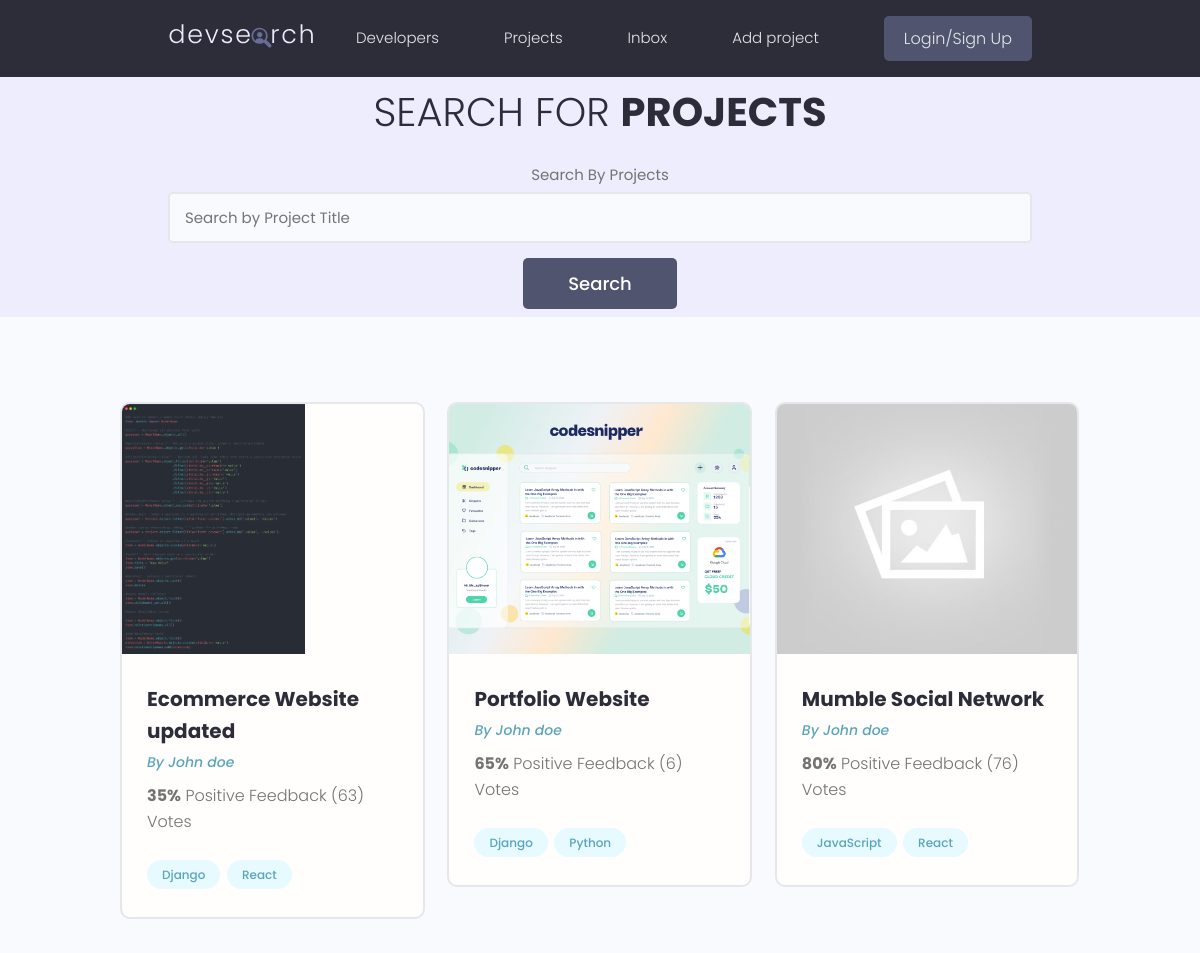
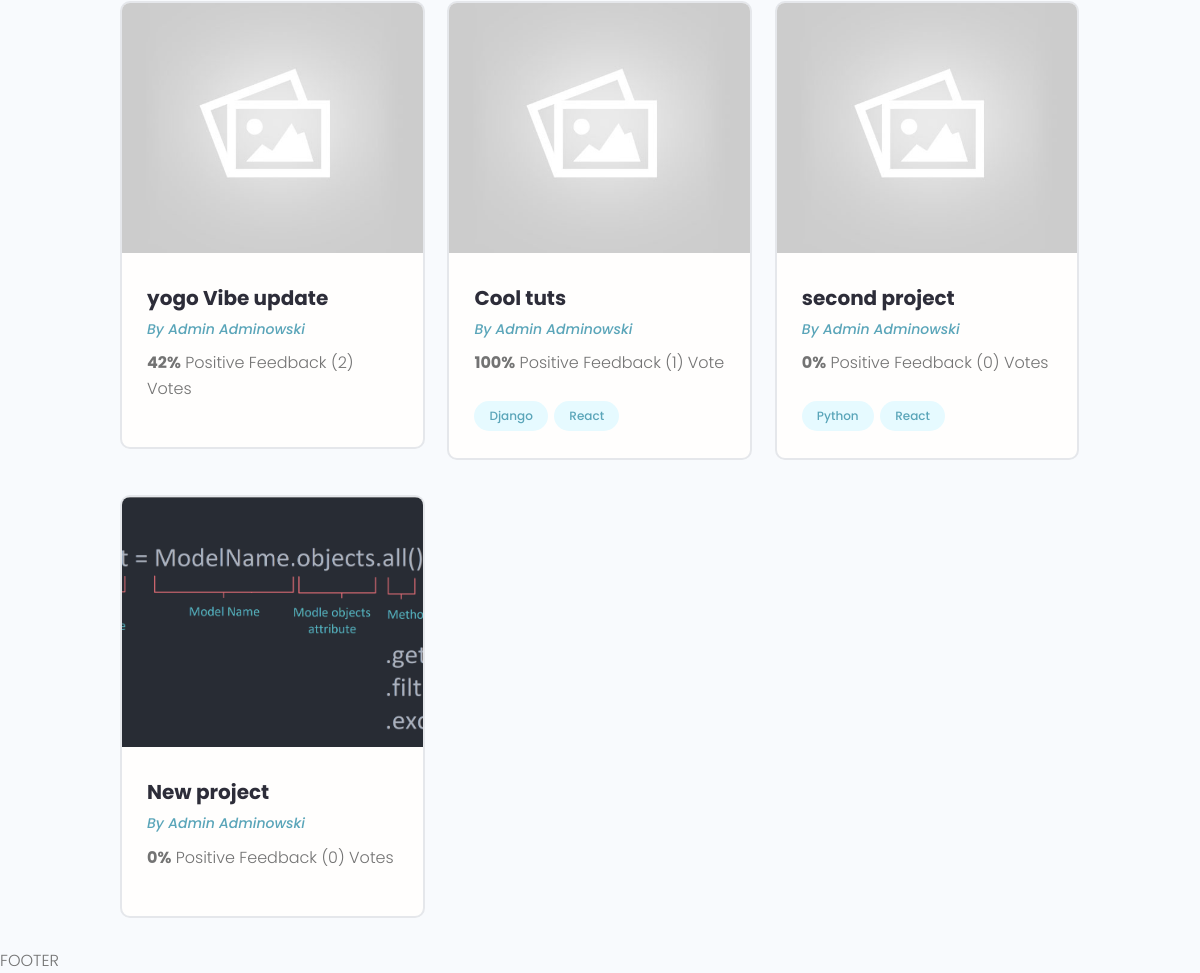
/projects/, run on the app's committed database (2 pictures, top to bottom).
### projects/models.py (models this page shows, shortened)
class Project(models.Model):
    owner = models.ForeignKey(Profile, on_delete=models.SET_NULL, null=True, blank=True)
    title = models.CharField(max_length=200)
    description = models.TextField(null=True, blank=True)
    featured_image = models.ImageField(null=True, blank=True, default='default.jpg')
    demo_link = models.CharField(max_length=2000, null=True, blank=True)
    source_link = models.CharField(max_length=2000, null=True, blank=True)
    tags = models.ManyToManyField('Tag', blank=True)
    vote_total = models.IntegerField(default=0, null=True, blank=True)
    vote_ratio = models.IntegerField(default=0, null=True, blank=True)
    created = models.DateTimeField(auto_now_add=True)
    id = models.UUIDField(
        default=uuid.uuid4, # encoding type
        unique=True,
        primary_key=True, # use this field as primary key
        editable=False, # cannot modify this in forms
        )

class Tag(models.Model):
    name = models.CharField(max_length=200)
    created = models.DateTimeField(auto_now_add=True)
    id = models.UUIDField(
        default=uuid.uuid4, # encoding type
        unique=True,
        primary_key=True, # use this field as primary key
        editable=False, # cannot modify this in forms
        )
    def __str__(self):
        return self.name

### users/models.py (models this page shows, shortened)
class Profile(models.Model):
    user = models.OneToOneField(
        get_user_model(), on_delete=models.CASCADE, null=True, blank=True)
    name = models.CharField(max_length=200, blank=True, null=True)
    email = models.EmailField(max_length=500, blank=True, null=True)
    username = models.CharField(max_length=200, blank=True, null=True)
    short_intro = models.CharField(max_length=200, blank=True, null=True)
    bio = models.TextField(blank=True, null=True)
    profile_image = models.ImageField(
        null=True, blank=True, upload_to='profiles/', default='profiles/user-default.png')
    social_github = models.CharField(max_length=200, blank=True, null=True)
    social_twitter = models.CharField(max_length=200, blank=True, null=True)
    social_linkedin = models.CharField(max_length=200, blank=True, null=True)
    social_youtube = models.CharField(max_length=200, blank=True, null=True)
    social_website = models.CharField(max_length=200, blank=True, null=True)
    created = models.DateTimeField(auto_now_add=True)
    id = models.UUIDField(
        default=uuid.uuid4, # encoding type
        unique=True,
        primary_key=True, # use this field as primary key
        editable=False, # cannot modify this in forms
        )

### projects/views.py (the view)
# urls.py: path('projects/', include('projects.urls')),
def projects(request):
    projectsList = Project.objects.all()
    context = {'projects': projectsList}
    return render(request, 'projects/projects.html', context)

### projects/templates/projects/projects.html (shortened to what this page needs)
{% extends 'main.html' %}
{% block content %}
<main class="projects">
    <section class="hero-section text-center">
      <div class="container container--narrow">
        <div class="hero-section__box">
          <h2>Search for <span>Projects</span></h2>
        </div>
        <div class="hero-section__search">
            <div class="form__field">
              <label for="formInput#search">Search By Projects </label>
              <input class="input input--text" id="formInput#search" type="text" name="text"
                placeholder="Search by Project Title" />
            </div>
            <input class="btn btn--sub btn--lg" type="submit" value="Search" />
        </div>
      </div>
    </section>
    <section class="projectsList">
      <div class="container">
        <div class="grid grid--three">
        {% for project in projects %}
          <div class="column">
            <div class="card project">
              <a href="{% url 'project' project.id %}" class="project">
                <img class="project__thumbnail" src="{{ project.featured_image.url }}" alt="project thumbnail" />
                <div class="card__body">
                  <h3 class="project__title">{{ project.title }}</h3>
                  <p><a class="project__author" href="{% url 'project' project.id %}">By {{ project.owner.name }}</a></p>
                  <p class="project--rating"><span style="font-weight: bold;">{{ project.vote_ratio }}%</span> Positive Feedback ({{ project.vote_total }}) Vote{{ project.vote_total|pluralize:"s" }}</p>
                  <div class="project__tags">
                    {% for tag in project.tags.all %}
                      <span class="tag tag--pill tag--main">
                        <small>{{ tag }}</small>
                      </span>
                    {% endfor %}
                  </div>
                </div>
              </a>
            </div>
          </div>
        {% endfor %}
        </div>
      </div>
    </section>
  </main>
{% endblock content %}

### templates/main.html (shortened to what this page needs)
<!DOCTYPE html>
{% load static %}
<html lang="en">
<head>
  <link rel="stylesheet" href="https://cdn.iconmonstr.com/1.3.0/css/iconmonstr-iconic-font.min.css" />
  <link rel="stylesheet" href="{% static 'uikit/styles/uikit.css' %}" />
  <link rel="stylesheet" href="{% static 'styles/app.css' %}" />
</head>
<body>
    {% include 'navbar.html' %}
    {% block content %}
    {% endblock content %}
    <p>FOOTER</p>
</body>
</html>

### templates/navbar.html (shortened to what this page needs)
{% load static %}
<header class="header">
    <div class="container container--narrow">
      <a href="{% url 'profiles' %}" class="header__logo">
        <img src="{% static 'images/logo.svg' %}" alt="DevSearch Logo" />
      </a>
      <nav class="header__nav">
        <ul class="header__menu">
          <li class="header__menuItem"><a href="{% url 'profiles' %}">Developers</a></li>
          <li class="header__menuItem"><a href="{% url 'projects' %}">Projects</a></li>
          <li class="header__menuItem"><a href="">Inbox</a></li>
          <li class="header__menuItem"><a href="{% url 'create-project' %}">Add project</a></li>
          <li class="header__menuItem"><a href="" class="btn btn--sub">Login/Sign Up</a></li>
        </ul>
      </nav>
    </div>
  </header>

### static/styles/app.css (style rules this page uses)
:root { --color-sub: #2d2d39; }
.btn--sub { background-color: var(--color-sub-light); }
.card { border: 2px solid var(--color-light); }
img { width: 100%; }
.header { position: sticky; z-index: 111; background-color: var(--color-sub); padding: 1.5rem 0; }
.header > .container { display: flex; justify-content: space-between; align-items: center; }
.header__logo > img { height: 3.8rem; }
.header__nav > ul { display: inline-flex; align-items: center; list-style: none; gap: 6.5rem; }
.header__menuItem > a { color: var(--color-light); font-weight: 300; }
.hero-section { height: 40vh; display: flex; align-items: center; background-color: var(--color-sub); }
.hero-section__box { margin-bottom: 4rem; }
.hero-section__box > h2, .hero-section__box > h2 > span { font-size: 4rem; color: var(--color-light); line-height: 1.3; text-transform: uppercase; }
.hero-section__box > h2 { font-weight: 300; }
.hero-section__box > h2 > span { font-weight: 700; }
.project__author { font-size: 1.4rem; font-style: italic; }
.project--rating { margin-bottom: 1.6em; margin-top: .5em; }
.projects > .hero-section { background: var(--color-sub-lighter); height: 30vh; }
.projects .hero-section__box { margin-bottom: 2.5rem; }
.projects .hero-section__box > h2 { color: var(--color-sub); }
.projects .hero-section__box > h2 > span { font-weight: 700; color: var(--color-sub); }
.projectsList { margin-top: 8rem; }
.project__thumbnail { height: 25rem; object-fit: cover; object-position: top center; }
.project__title { font-size: 2rem; font-weight: 700; color: var(--color-sub); }

### static/uikit/styles/modules/_variables.css (style rules this page uses)
:root { --color-main: #5aa5b9; --color-main-light: #e6faff; --color-sub: #3f4156; --color-sub-light: #51546e; --color-sub-lighter: #ededfd; --color-text: #737373; --color-gray: #8b8b8b; --color-light: #e5e7eb; --color-light-gray: #767676; --color-bg: #f8fafd; --color-white: #fffefd; --color-white-light: #f3f3f3; --color-success: #359e64; --color-success-bg: #def8e8; --color-error: #fc4b0b; --color-error-bg: #fff2ee; --font-base: 'Poppins', arial, helvetica, 'Segoe UI', roboto, ubuntu, sans-serif; --font-monospace: 'Fira Code', 'Courier New', courier, monospace; --font-regular: 300; --font-medium: 500; --font-bold: 700; --generic-shadow: 1px 1px 5px #00000010; --generic-transition: all 0.3s ease-in-out; }

### static/uikit/styles/modules/_base.css (style rules this page uses)
* { margin: 0; padding: 0; box-sizing: border-box; text-rendering: optimizeLegibility; color: inherit; font-size: inherit; }
html { font-size: 50%; }
@media only screen and (min-width: 480px) { html { font-size: 56.25%; } }
@media only screen and (min-width: 1200px) { html { font-size: 62.5%; } }
body { line-height: 1.6; font-weight: 400; font-size: 1.5rem; color: var(--color-text); background-color: var(--color-bg); min-height: 100vh; }

### static/uikit/styles/modules/_typography.css (style rules this page uses)
* { font-family: var(--font-base); }
h2 { font-size: 3.6rem; font-weight: var(--font-bold); }
h3 { font-size: 3.2rem; font-weight: var(--font-medium); }
p, span, strong { font-size: 1.6rem; color: var(--color-text); font-weight: var(--font-regular); }
a { padding-bottom: 2px; text-decoration: none; display: inline-block; color: var(--color-main); font-weight: var(--font-medium); }

### static/uikit/styles/modules/_utilities.css (style rules this page uses)
.container { width: 92%; max-width: 165rem; margin: 0 auto; box-sizing: border-box; }
.container--narrow { width: 92%; max-width: 120rem; }
@media screen and (min-width: 1000px) { .container { width: 90%; } }
@media screen and (min-width: 1000px) { .container--narrow { width: 85%; } }
@media screen and (min-width: 1200px) { .container { width: 80%; } }
@media screen and (min-width: 1200px) { .container--narrow { width: 72%; } }
.text-center { text-align: center; }

### static/uikit/styles/modules/_button.css (style rules this page uses)
.btn { display: inline-block; position: relative; cursor: pointer; background-color: var(--color-light); font-weight: var(--font-medium); color: var(--color-sub); text-decoration: none; padding: 1rem 2rem; border-radius: 0.5rem; border: none; width: -webkit-fit-content; width: -moz-fit-content; width: fit-content; height: -webkit-fit-content; height: -moz-fit-content; height: fit-content; font-size: 1.6rem; outline-width: 0; outline-color: transparent; -webkit-backface-visibility: hidden; backface-visibility: hidden; transition: all 0.3s ease-in-out; }
.btn--sub { background-color: var(--color-sub); color: var(--color-white); }
.btn--lg { font-size: 1.8rem; padding: 1.2rem 4.5rem; }

### data on the page
Project: featured_image (picture), title "Ecommerce Website updated", owner.name "John doe", vote_ratio "35", vote_total "63"
Tag: name "Django"
Tag: name "React"
Project: featured_image (picture), title "Portfolio Website", owner.name "John doe", vote_ratio "65", vote_total "6"
Tag: name "Python"
Project: featured_image (placeholder picture), title "Mumble Social Network", owner.name "John doe", vote_ratio "80", vote_total "76"
Tag: name "JavaScript"
Project: featured_image (placeholder picture), title "yogo Vibe update", owner.name "Admin Adminowski", vote_ratio "42", vote_total "2"
Project: featured_image (placeholder picture), title "Cool tuts", owner.name "Admin Adminowski", vote_ratio "100", vote_total "1"
Project: featured_image (placeholder picture), title "second project", owner.name "Admin Adminowski", vote_ratio "0", vote_total "0"
Project: featured_image (picture), title "New project", owner.name "Admin Adminowski", vote_ratio "0", vote_total "0"
